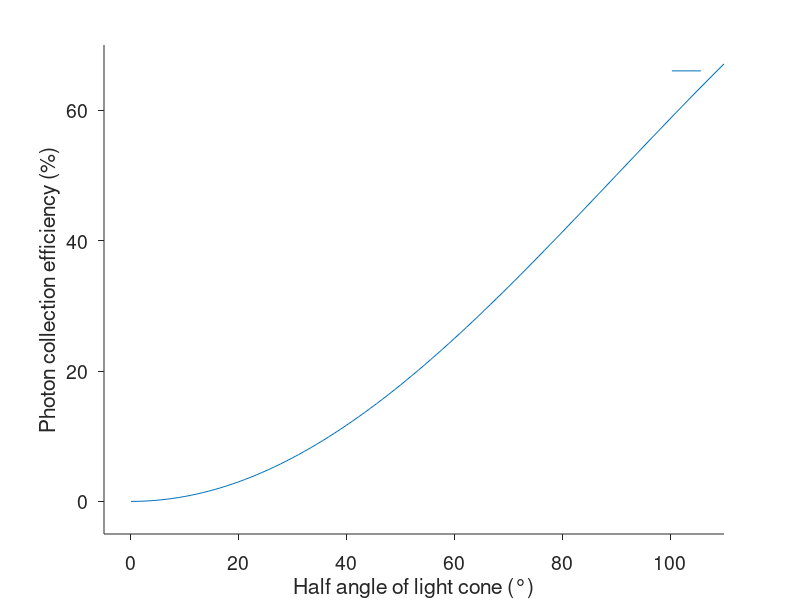

The MATLAB script that drew this image:
clc;
clear;
tic;

theta = linspace(0,110,100);
collection_efficiency = (1-cos(theta/180*pi))/2*100;
figure;
plot(theta,collection_efficiency);


ylim([-5 70]);
xlim([-5 110]);
xlabel('Half angle of light cone (°)');
ylabel('Photon collection efficiency (%)');
h1=legend('');
set(h1,'box','off');
set(gca,'Box','off');
set(gca,'tickdir','out');
set(gca,'FontSize',14);